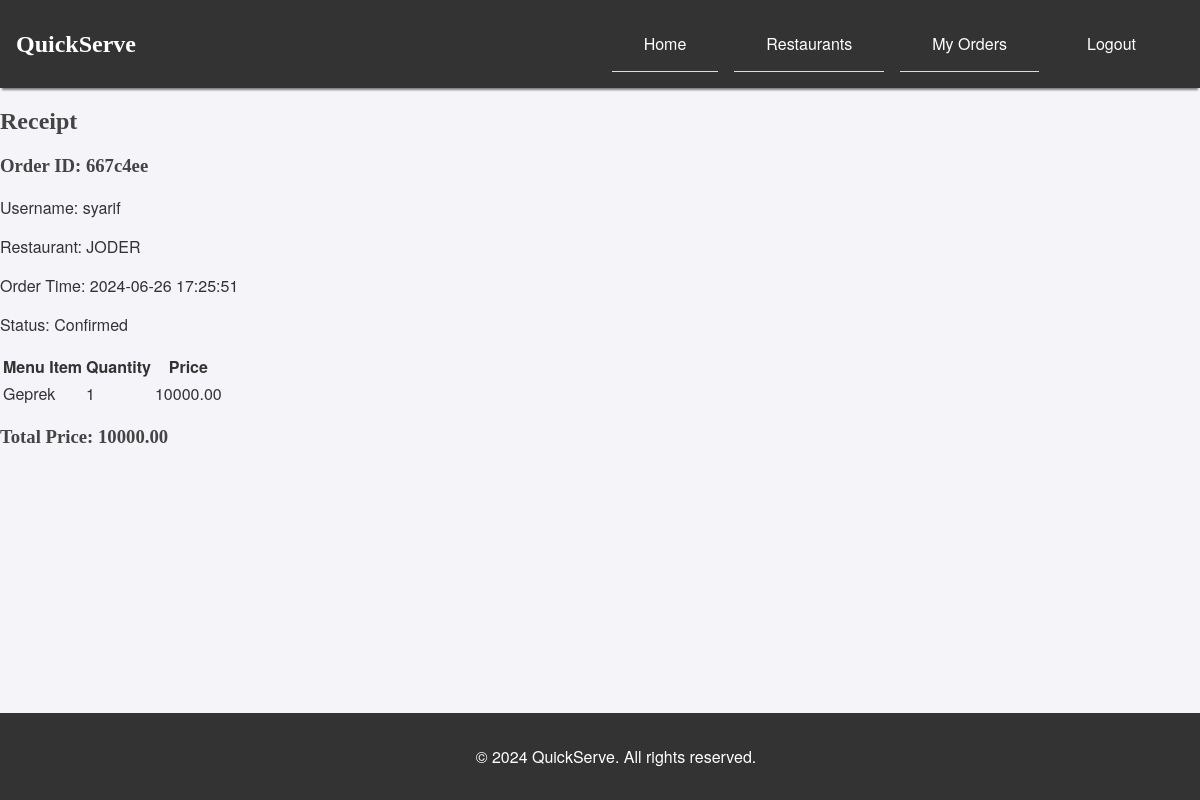
The app's page /user/receipt.php?order_id=667c4ee (signed in) with its own data.
### tables this page shows
CREATE TABLE `orders` (
  `OrderID` varchar(7) NOT NULL,
  `UserID` varchar(7) DEFAULT NULL,
  `RestaurantID` varchar(7) DEFAULT NULL,
  `TotalPrice` decimal(10,2) DEFAULT NULL,
  `Status` enum('Pending','Confirmed','Completed','Cancelled') DEFAULT NULL,
  `OrderTime` timestamp NOT NULL DEFAULT current_timestamp() ON UPDATE current_timestamp()
);

CREATE TABLE `users` (
  `UserID` varchar(7) NOT NULL,
  `Username` varchar(255) DEFAULT NULL,
  `Email` varchar(255) DEFAULT NULL,
  `PasswordHash` varchar(255) DEFAULT NULL,
  `CreatedAt` timestamp NOT NULL DEFAULT current_timestamp() ON UPDATE current_timestamp(),
  `is_admin` tinyint(1) DEFAULT 0
);

CREATE TABLE `restaurants` (
  `RestaurantID` varchar(7) NOT NULL,
  `Name` varchar(255) DEFAULT NULL,
  `Address` varchar(255) DEFAULT NULL,
  `PhoneNumber` varchar(20) DEFAULT NULL,
  `Email` varchar(255) DEFAULT NULL,
  `OpeningHours` varchar(100) DEFAULT NULL
);

CREATE TABLE `orderdetails` (
  `OrderDetailID` varchar(7) NOT NULL,
  `OrderID` varchar(7) DEFAULT NULL,
  `MenuID` int(11) NOT NULL,
  `Quantity` int(11) DEFAULT NULL,
  `Price` decimal(10,2) DEFAULT NULL
);

CREATE TABLE `menus` (
  `MenuID` int(11) NOT NULL,
  `RestaurantID` varchar(7) DEFAULT NULL,
  `Name` varchar(255) DEFAULT NULL,
  `Description` text DEFAULT NULL,
  `Price` decimal(10,2) DEFAULT NULL,
  `Available` tinyint(1) DEFAULT NULL,
  `Image` varchar(255) DEFAULT NULL
);

### user/receipt.php (the view, shortened to what this page needs)
<?php
include('../includes/header.php');
$order_id = $_GET['order_id'];
$sql = "SELECT Orders.OrderID, Orders.TotalPrice, Orders.Status, Orders.OrderTime, Restaurants.Name as RestaurantName, Users.Username
        FROM Orders
        JOIN Restaurants ON Orders.RestaurantID = Restaurants.RestaurantID
        JOIN Users ON Orders.UserID = Users.UserID
        WHERE Orders.OrderID='$order_id'";
$order_result = $conn->query($sql);
$order = $order_result->fetch_assoc();
$sql = "SELECT Menus.Name as MenuName, OrderDetails.Quantity, OrderDetails.Price
        FROM OrderDetails
        JOIN Menus ON OrderDetails.MenuID = Menus.MenuID
        WHERE OrderDetails.OrderID='$order_id'";
$order_details_result = $conn->query($sql);
?>
<div class="receipt">
    <h2>Receipt</h2>
    <h3>Order ID: <?php echo $order['OrderID']; ?></h3>
    <p>Username: <?php echo $order['Username']; ?></p>
    <p>Restaurant: <?php echo $order['RestaurantName']; ?></p>
    <p>Order Time: <?php echo $order['OrderTime']; ?></p>
    <p>Status: <?php echo $order['Status']; ?></p>
    <table>
        <thead>
            <tr>
                <th>Menu Item</th>
                <th>Quantity</th>
                <th>Price</th>
            </tr>
        </thead>
        <tbody>
            <?php while ($row = $order_details_result->fetch_assoc()): ?>
                <tr>
                    <td><?php echo $row['MenuName']; ?></td>
                    <td><?php echo $row['Quantity']; ?></td>
                    <td><?php echo $row['Price']; ?></td>
                </tr>
            <?php endwhile; ?>
        </tbody>
    </table>
    <h3>Total Price: <?php echo $order['TotalPrice']; ?></h3>
</div>
<?php
include('../includes/footer.php');
?>

### css/styles.css (style rules this page uses)
body { font-family: 'Helvetica Neue', Arial, sans-serif; margin: 0; padding: 0; background-color: #f4f4f9; color: #333; }
h1, h2, h3 { font-family: 'Georgia', serif; color: #444; }

### records on screen
orders: OrderID "667c4ee", UserID.Username "syarif", RestaurantID.Name "JODER", OrderTime "2024-06-26 17:25:51", Status "Confirmed", TotalPrice "10000.00"
orderdetails: MenuID.Name "Geprek", Quantity "1", Price "10000.00"
